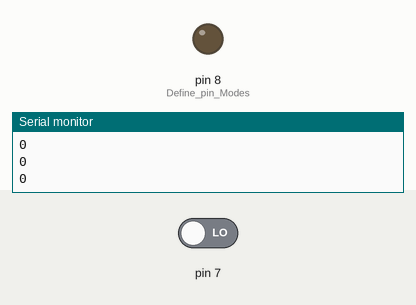
Simulated run of this sketch. Board: Arduino Uno, built with avr-gcc and run on an emulated ATmega328P. On the bench: output pins drawn as LEDs (lit = HIGH), the last lines printed to the serial monitor. The inputs (shaded band) are chosen by the test bench; at power-on: pin 7 LOW.

Above: at 1.8 s.
1.9 s: pin 7 driven HIGH
At 3.7 s:
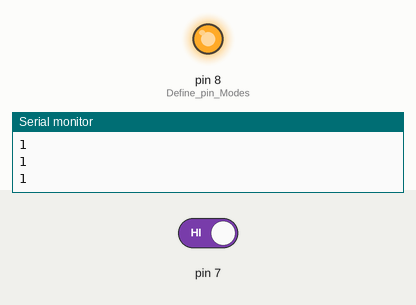
4.0 s: pin 7 driven LOW
At 5.3 s:
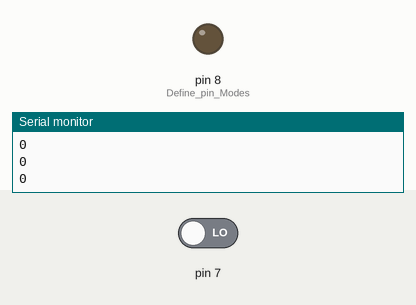
Timing chart, 0 to 7.0 s (numbered marks = the images above; inputs shaded):
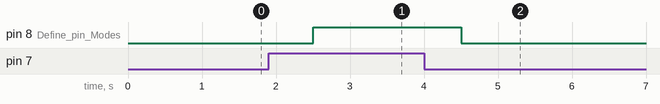

The sketch:

Intruder.ino
```cpp
int readval;
void setup() {
 Serial.begin(9600);// Start serial communication.
 pinMode(8,OUTPUT);// Define pin Modes.
 pinMode(7,INPUT);

}

void loop() {
  digitalWrite(7,LOW);
  readval=digitalRead(7);// Set readval to 1 if there's an intruder. Otherwise 0.
  Serial.println(readval);
  delay(500);
  if(readval!=0)
  {
  digitalWrite(8,HIGH);// Drive an indicator LED or Buzzer.
  }
  else
    digitalWrite(8,LOW);
}
```

Measured:
- after the input at 1.9 s, pin 8 (Define_pin_Modes): LOW → HIGH after 0.60 s
- after the input at 4.0 s, pin 8 (Define_pin_Modes): HIGH → LOW after 0.50 s
